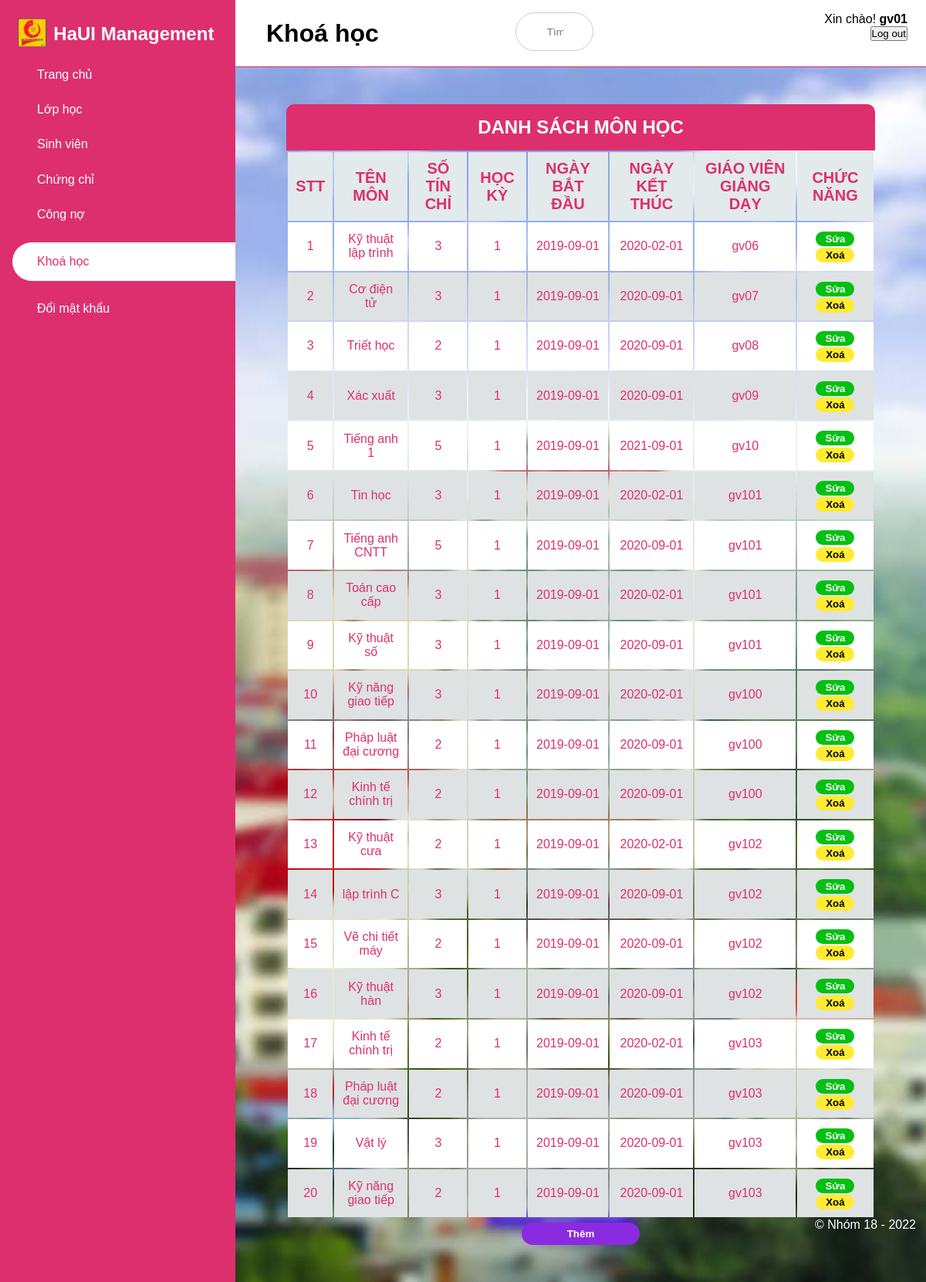
The app's page /admin/course.php (signed in) with its own data.
### tables this page shows
CREATE TABLE `monhoc` (
  `id` int(11) NOT NULL,
  `ten_mon_hoc` varchar(255) NOT NULL,
  `so_tin` int(11) NOT NULL,
  `hoc_ky` int(11) NOT NULL,
  `ngay_bat_dau` date NOT NULL,
  `ngay_ket_thuc` date NOT NULL,
  `gv_id` int(11) NOT NULL,
  `khoa_id` int(11) NOT NULL
);

CREATE TABLE `giaovien` (
  `id` int(11) NOT NULL,
  `ten_gv` varchar(255) NOT NULL,
  `ngay_sinh` date NOT NULL,
  `isGVCN` tinyint(1) NOT NULL,
  `tk_id` int(11) NOT NULL,
  `lop_id` int(11) NOT NULL
);

### admin/course.php (the view, shortened to what this page needs)
<!DOCTYPE html>
<html lang="en">
<?php include('common/head.php') ?>
<body>
    <?php $page = "course"; include('common/menu.php'); ?>
    <div class="main-content">
        <header>
            <div class="name-content" style="line-height: 55px; width: 30%;">
                <h1>
                    <label for="nav-toggle">
                        <span class="las la-bars">
                        </span>
                    </label>
                    Khoá học
                </h1>
            </div>
            <?php include('common/search.php'); ?>
            <?php include('common/logout.php'); ?>
        </header>
        <main>
            <div class="main-table">
                <h2>DANH SÁCH MÔN HỌC</h2>
                <div class="list-course">
                    <table class="module-table">
                        <tr>
                            <th>STT</th>
                            <th>Tên môn</th>
                            <th>Số tín chỉ</th>
                            <th>Học kỳ</th>
                            <th>Ngày bắt đầu</th>
                            <th>Ngày kết thúc</th>
                            <th>Giáo viên giảng dạy</th>
                            <th>Chức năng</th>
                        </tr>
                        <?php
                        include('../connection.php');
                        $sql = "SELECT monhoc.id, ten_mon_hoc, so_tin, hoc_ky, ngay_bat_dau, ngay_ket_thuc, giaovien.ten_gv FROM monhoc INNER JOIN giaovien ON monhoc.gv_id = giaovien.id";
                        $query = mysqli_query($conn, $sql);
                        $i = 0;
                        if ($query) {
                            foreach ($query as $item) {
                                $i++;
                                echo "<tr>";
                                echo "<td>$i</td>";
                                echo "<td>" . $item['ten_mon_hoc'] . "</td>";
                                echo "<td>" . $item['so_tin'] . "</td>";
                                echo "<td>" . $item['hoc_ky'] . "</td>";
                                echo "<td>" . $item['ngay_bat_dau'] . "</td>";
                                echo "<td>" . $item['ngay_ket_thuc'] . "</td>";
                                echo "<td>" . $item['ten_gv'] . "</td>";
                                echo "<td style='text-align: center;'> <a href='function/course/editCourse.php?id=" . $item['id'] . "'><input class='btnSua' type='button' value='Sửa' '></a>   <a href='function/course/deleteCourse.php?id=" . $item['id'] . "'><input class='btnXoa' type='button' value='Xoá'></a></td>";
                            }
                        } else {
                            echo "<p>Query errors!</p>";
                        }
                        ?>
                    </table>
                    <div class="btn-them">
                        <a href='function/course/addCourse.php'><input type='button' value='Thêm' class="btnThem"></a>
                    </div>
                </div>
            </div>
        </main>
    </div>
</body>
</html>

### admin/common/head.php (shortened to what this page needs)
<head>
    <link rel="stylesheet" href="https://maxst.icons8.com/vue-static/landings/line-awesome/line-awesome/1.3.0/css/line-awesome.min.css">
    <link rel="stylesheet" href="https://cdn.jsdelivr.net/npm/bootstrap-icons@1.8.1/font/bootstrap-icons.css">
    <link rel="stylesheet" href="assets/frontend/css/style.css">
</head>

### admin/common/menu.php
<div class="sidebar">
    <div class="sidebar-brand">
        <a href="index.php" style="text-decoration: none; color: white;">
            <img src="assets/frontend/images/logo.png" alt="" style="height: 40px">
        </a>
        <a href="index.php" style="text-decoration: none; color: white;">
            <h2>HaUI Management</h2>
        </a>
    </div>
    <div class="sidebar-menu">
        <ul>
            <li>
                <a href="index.php" class="btn <?php if ($page == 'index')  echo 'active'; ?>">
                    <span class="las la-igloo"></span>
                    <span>Trang chủ</span>
                </a>
            </li>
            <li>
                <a href="class.php" class="btn <?php if ($page == 'classroom')  echo 'active'; ?>">
                    <span class="las la-users"></span>
                    <span>Lớp học</span>
                </a>
            </li>
            <li>
                <a href="student.php" class="btn <?php if ($page == 'student')  echo 'active'; ?>">
                    <span class="las la-clipboard-list"></span>
                    <span>Sinh viên</span>
                </a>
            </li>
            <li>
                <a href="certificate.php" class="btn <?php if ($page == 'certificate')  echo 'active'; ?>">
                    <span class="las la-marker"></span>
                    <span>Chứng chỉ</span>
                </a>
            </li>
            <li>
                <a href="money.php" class="btn <?php if ($page == 'money')  echo 'active'; ?>">
                    <span class="las la-bell"></span>
                    <span>Công nợ</span>
                </a>
            </li>
            <li>
                <a href="course.php" class="btn <?php if ($page == 'course')  echo 'active'; ?>">
                    <span class="las la-shopping-bag"></span>
                    <span>Khoá học</span>
                </a>
            </li>
            <li>
                <a href="changePassword.php" class="btn <?php if ($page == 'changePassword')  echo 'active'; ?>">
                    <span class="las la-user-circle"></span>
                    <span>Đổi mật khẩu</span>
                </a>
            </li>
        </ul>
    </div>
    <div class="group-name" style="color: white;">
        <p>© Nhóm 18 - 2022</p>
    </div>
</div>

### admin/common/search.php (shortened to what this page needs)
<div class="search-bar">
    <div class="search-wrapper">
        <input id="search" type="search" placeholder="Tìm kiếm bằng MSV">
    </div>
</div>

### admin/common/logout.php (shortened to what this page needs)
<div class="user-wrapper">
    <div>
        <form action="" method="POST">
            <p>Xin chào!
                <b>
                    <?php
                    $username = $_SESSION['username'];
                    echo $username;
                    ?>
                </b>
            </p>
            <button name="btn_logout">
                <span class="las la-power-off">Log out</span>
            </button>
        </form>
    </div>
</div>

### admin/assets/frontend/css/style.css (style rules this page uses)
:root { --main-coler: #dd2f6e; --color-dark: #1d2231; --text-grey: #8390a2; --baseColor: #dd2f6e; --borderRadius: 10px; --imageBig: 100px; --imageSmall: 60px; --padding: 10px; }
* { padding: 0; margin: 0; box-sizing: border-box; list-style-type: none; text-decoration: none; font-family: "Poppins", sans-serif; }
.sidebar { display: flex; flex-wrap: nowrap; flex-direction: column; width: 305px; position: fixed; left: 0; top: 0; height: 100%; background: var(--main-coler); z-index: 100; transition: width 300ms; }
.sidebar-brand { display: flex; flex-wrap: nowrap; flex-direction: row; align-items: center; height: 88px; padding: 1rem 0rem 1rem 1rem; width: 305px; overflow: hidden; color: #fff; }
.sidebar-brand img { height: 90px; }
.sidebar-menu ul { width: 305px; }
.sidebar-menu { overflow: hidden; }
.sidebar-menu li { overflow: hidden; width: 100%; margin-bottom: 1.7rem; padding-left: 1rem; }
.sidebar-menu li a { display: flex; flex-direction: row; }
.sidebar-menu a { padding-left: 1rem; display: block; color: #fff; font-size: 1rem; }
.sidebar-menu a.active { background: #fff; padding-top: 1rem; padding-bottom: 1rem; width: 100%; color: var(--main-coler); border-radius: 30px 0px 0px 30px; }
.sidebar-menu a span:first-child { font-size: 1.5rem; padding-right: 1rem; }
.group-name { color: white; position: fixed; top: 95%; left: 88%; }
.main-content { transition: margin-left 300ms; margin-left: 305px; }
header { height: 87px; display: flex; justify-content: space-between; padding: 1rem 1.5rem; position: fixed; align-content: center; left: 305px; width: calc(100% - 305px); top: 0; z-index: 100; transition: left 300ms; background: white; border-bottom: 1px solid var(--main-coler); }
header label span { font-size: 1.7rem; padding-right: 1rem; }
.user-wrapper { width: 20%; text-align: right; }
.search-bar { width: 30%; }
.search-wrapper { border: 1px solid #ccc; border-radius: 30px; height: 50px; display: flex; align-items: center; overflow: hidden; width: 40%; }
.search-wrapper input { padding: 0.5rem; border: none; outline: none; width: 50%; }
main { margin-top: 87px; padding: 2rem 1.5rem; min-height: 100vh; background-image: url("../images/cover.jpg"); background-position: center; background-repeat: no-repeat; background-size: cover; }
.main-table h2 { background-color: var(--baseColor); color: white; font-size: 1.5em; padding: 1rem; text-align: center; text-transform: uppercase; }
.main-table { border: 1px solid darken(--baseColor, 5%); border-radius: var(--borderRadius); max-width: calc(100% - 2em); margin: 1em auto; overflow: hidden; width: 90%; }
.module-table { width: 100%; table-layout: auto; }
table td, th { color: var(--baseColor, 10%); padding: var(--padding); }
table td { text-align: center; vertical-align: middle; }
table td:last-child { font-size: 0.95em; line-height: 1.4; text-align: left; }
table th { background-color: #e2eaeb; font-weight: bold; font-size: 20px; text-transform: uppercase; }
table tr:nth-child(2n) { background-color: white; }
table tr:nth-child(2n + 1) { background-color: #dfe2e2; }
table .btnSua { width: 50px; border-radius: 10px; border-color: transparent; background-color: #02c012; color: white; font-weight: bold; }
table .btnXoa { width: 50px; border-radius: 10px; border-color: transparent; background-color: #ffeb33; color: black; font-weight: bold; table-layout: fixed; }
.btnThem { padding: 5px; width: 20%; border-radius: 15px; border-color: transparent; background-color: #8a2be2; color: white; font-weight: bold; margin: 0 40%; margin-top: 5px; }

### records on screen
monhoc: ten_mon_hoc "Kỹ thuật lập trình", so_tin "3", hoc_ky "1", ngay_bat_dau "2019-09-01", ngay_ket_thuc "2020-02-01", gv.ten_gv "gv06"
monhoc: ten_mon_hoc "Cơ điện tử", so_tin "3", hoc_ky "1", ngay_bat_dau "2019-09-01", ngay_ket_thuc "2020-09-01", gv.ten_gv "gv07"
monhoc: ten_mon_hoc "Triết học", so_tin "2", hoc_ky "1", ngay_bat_dau "2019-09-01", ngay_ket_thuc "2020-09-01", gv.ten_gv "gv08"
monhoc: ten_mon_hoc "Xác xuất", so_tin "3", hoc_ky "1", ngay_bat_dau "2019-09-01", ngay_ket_thuc "2020-09-01", gv.ten_gv "gv09"
monhoc: ten_mon_hoc "Tiếng anh 1", so_tin "5", hoc_ky "1", ngay_bat_dau "2019-09-01", ngay_ket_thuc "2021-09-01", gv.ten_gv "gv10"
monhoc: ten_mon_hoc "Tin học", so_tin "3", hoc_ky "1", ngay_bat_dau "2019-09-01", ngay_ket_thuc "2020-02-01", gv.ten_gv "gv101"
monhoc: ten_mon_hoc "Tiếng anh CNTT", so_tin "5", hoc_ky "1", ngay_bat_dau "2019-09-01", ngay_ket_thuc "2020-09-01", gv.ten_gv "gv101"
monhoc: ten_mon_hoc "Toán cao cấp", so_tin "3", hoc_ky "1", ngay_bat_dau "2019-09-01", ngay_ket_thuc "2020-02-01", gv.ten_gv "gv101"
monhoc: ten_mon_hoc "Kỹ thuật số", so_tin "3", hoc_ky "1", ngay_bat_dau "2019-09-01", ngay_ket_thuc "2020-09-01", gv.ten_gv "gv101"
monhoc: ten_mon_hoc "Kỹ năng giao tiếp", so_tin "3", hoc_ky "1", ngay_bat_dau "2019-09-01", ngay_ket_thuc "2020-02-01", gv.ten_gv "gv100"
monhoc: ten_mon_hoc "Pháp luật đại cương", so_tin "2", hoc_ky "1", ngay_bat_dau "2019-09-01", ngay_ket_thuc "2020-09-01", gv.ten_gv "gv100"
monhoc: ten_mon_hoc "Kinh tế chính trị", so_tin "2", hoc_ky "1", ngay_bat_dau "2019-09-01", ngay_ket_thuc "2020-09-01", gv.ten_gv "gv100"
monhoc: ten_mon_hoc "Kỹ thuật cưa", so_tin "2", hoc_ky "1", ngay_bat_dau "2019-09-01", ngay_ket_thuc "2020-02-01", gv.ten_gv "gv102"
monhoc: ten_mon_hoc "lập trình C", so_tin "3", hoc_ky "1", ngay_bat_dau "2019-09-01", ngay_ket_thuc "2020-09-01", gv.ten_gv "gv102"
monhoc: ten_mon_hoc "Vẽ chi tiết máy", so_tin "2", hoc_ky "1", ngay_bat_dau "2019-09-01", ngay_ket_thuc "2020-09-01", gv.ten_gv "gv102"
monhoc: ten_mon_hoc "Kỹ thuật hàn", so_tin "3", hoc_ky "1", ngay_bat_dau "2019-09-01", ngay_ket_thuc "2020-09-01", gv.ten_gv "gv102"
monhoc: ten_mon_hoc "Kinh tế chính trị", so_tin "2", hoc_ky "1", ngay_bat_dau "2019-09-01", ngay_ket_thuc "2020-02-01", gv.ten_gv "gv103"
monhoc: ten_mon_hoc "Pháp luật đại cương", so_tin "2", hoc_ky "1", ngay_bat_dau "2019-09-01", ngay_ket_thuc "2020-09-01", gv.ten_gv "gv103"
monhoc: ten_mon_hoc "Vật lý", so_tin "3", hoc_ky "1", ngay_bat_dau "2019-09-01", ngay_ket_thuc "2020-09-01", gv.ten_gv "gv103"
monhoc: ten_mon_hoc "Kỹ năng giao tiếp", so_tin "2", hoc_ky "1", ngay_bat_dau "2019-09-01", ngay_ket_thuc "2020-09-01", gv.ten_gv "gv103"

### other values on screen
$username "gv01"
